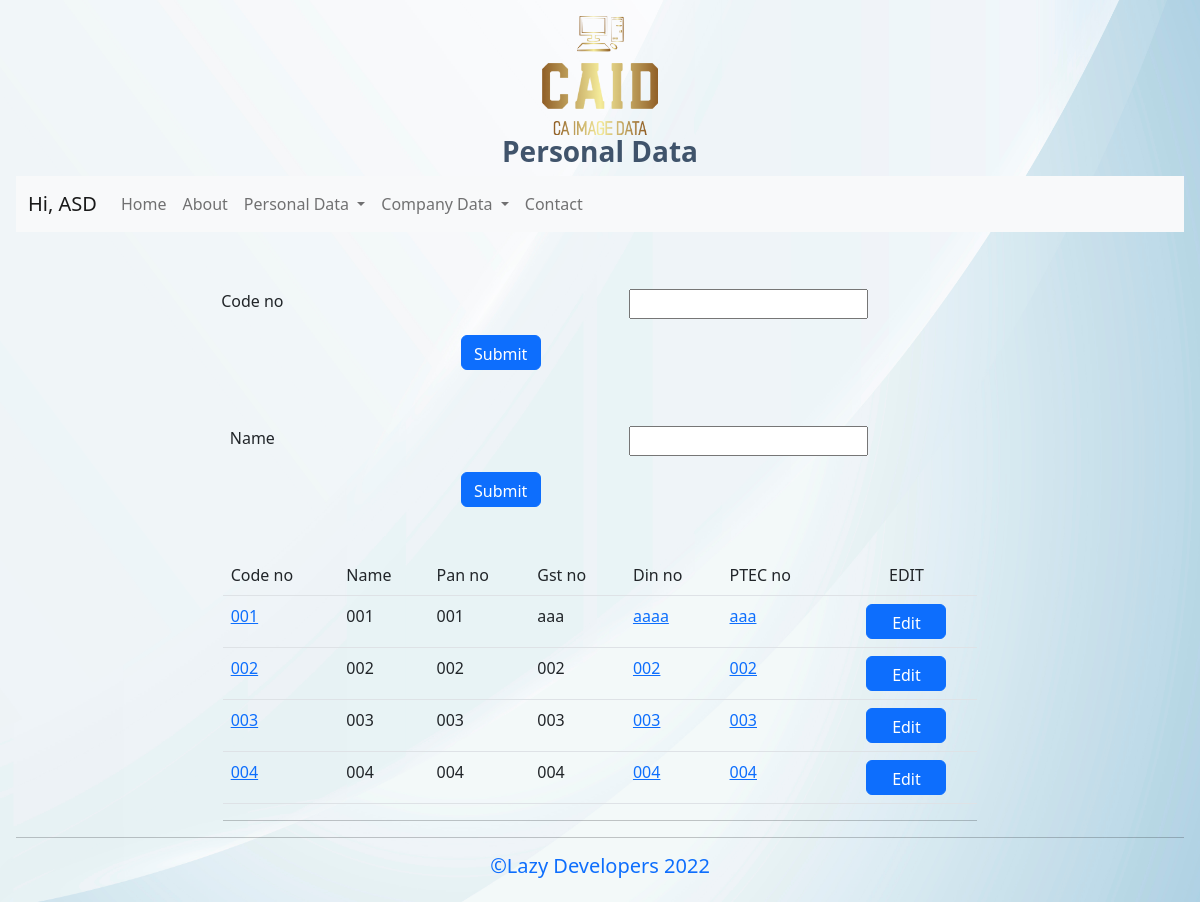
Page /personal_data/ on the earlier database version.
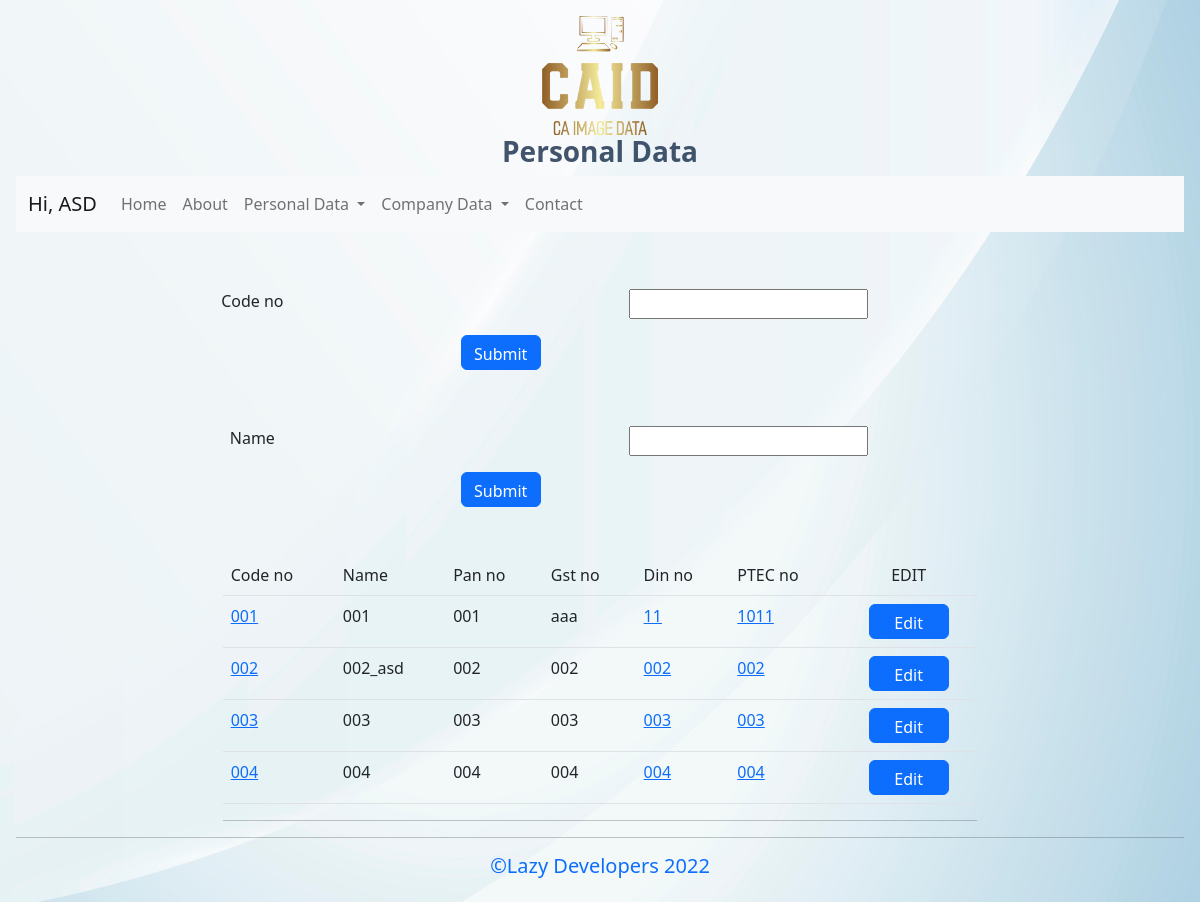
Same page on the later database version.
### Personal_Data/models.py (models this page shows, shortened)
class personal_file(models.Model):
    code_no =  models.CharField(max_length= 4, primary_key=True)
    name = models.CharField(max_length=50)
    passport_size_photo = models.FileField(upload_to='personal_file', blank=True, null=True)
    pan_card = models.FileField(upload_to='personal_file', blank=True, null=True)
    pan_no = models.CharField(max_length=50)
    aadhar_card = models.FileField(upload_to='personal_file', blank=True, null=True)
    aadhar_card_no = models.CharField(max_length=50)
    passport = models.FileField(upload_to='personal_file', blank=True, null=True)
    passport_no = models.CharField(max_length=50)
    driving_licence = models.FileField(upload_to='personal_file', blank=True, null=True)
    driving_licence_no = models.CharField(max_length=50)
    gst = models.FileField(upload_to='personal_file', blank=True, null=True)
    gst_no = models.CharField(max_length=50)
    din = models.FileField(upload_to='personal_file', blank=True, null=True)
    din_no = models.CharField(max_length=50, unique= True)
    PTEC = models.FileField(upload_to='personal_file', blank=True, null=True)
    PTEC_no = models.CharField(max_length=50)
    Remarks = models.CharField(max_length=300)

### Personal_Data/views.py (the view)
# urls.py: path("personal_data/", views.personal_data, name="personal_data"),
def personal_data(request):
    title = "Personal Data"
    data = personal_file.objects.all()
    a = True
    return render(request,'personal_data_search.html' ,{'title' : title , 'data' : data , 'a' : a })

### Personal_Data/templates/personal_data_search.html (shortened to what this page needs)
{% extends "layout.html" %}
{% block heading %}
{{title}}{% endblock %}
{% block content %}
{% load static %}
                <div class="row mt-2">
                    <div class="col-lg-10">
                        <form method="post" style="margin-top: 5%" action="{% url 'personal_data' %}">
                            <div class="row">
                                <div class="col-lg-6 col-12 mb-3 text-center">
                                    <label for="Code no">Code no</label>
                                </div>
                                <div class="col-lg-6 col-12 mb-3 text-center">
                                    <input type="text" name="code_no" maxlength="4" required id="id_code_no">
                                </div>
                                <div class="col-12 text-center">
                                    <input type="submit" class="btn btn-primary btnsubmit" value="Submit">
                                </div>
                            </div>
                        </form>
                    </div>
                </div>
                <div class="row mt-2">
                  <div class="col-lg-10">
                      <form method="post" style="margin-top: 5%" action="{% url 'personal_data_name' %}">
                          <div class="row">
                              <div class="col-lg-6 col-12 mb-3 text-center">
                                  <label for="Name">Name</label>
                              </div>
                              <div class="col-lg-6 col-12 mb-3 text-center">
                                  <input type="text" name="name" maxlength="15" required id="id_name">
                              </div>
                              <div class="col-12 text-center">
                                  <input type="submit" class="btn btn-primary btnsubmit" value="Submit">
                              </div>
                          </div>
                      </form>
                  </div>
              </div>
                {% if a == True %}
                <div class="container col-lg-8 mt-5">
                    <table class="table">
                        <tbody>
                          <tr>
                            <td>Code no</td>
                            <td>Name</td>
                            <td>Pan no</td>
                            <td>Gst no</td>
                            <td>Din no</td>
                            <td>PTEC no</td>
                         <td style="text-align: center ">
                            EDIT
                          </td>
			</tr>
                            {% for each in data %}
                            <tr>
                              <td><a href=" {% url 'personal_data' %}{{ each.code_no }}">{{ each.code_no }}</a></td>
                              <td>{{each.name}}</td>
                              <td>{{each.pan_no}}</td>
                              <td>{{each.gst_no}}</td>
                              <td><a href=" {% url 'DIN_KYC' %}{{each.din_no}}">{{each.din_no}} </a></td>
                              <td><a href=" {% url 'PTEC' %}{{each.PTEC_no}}">{{each.PTEC_no}}</a></td>
                             <td style="text-align: center ">
                              <a href=" {% url 'personal_data_edit' %}{{ each.code_no }}" class="btn btn-primary btnsubmit">Edit</a>
                            </td> </tr>
                            {%endfor%}
                        </tbody>
                    </table>
                    <hr>
                {% endif %}
            </div>
        </div>
{% endblock %}

Differences in the rows shown:
changed personal_file "aaa": din_no "aaaa" → "11"; PTEC_no "aaa" → "1011"
changed personal_file id 002: name "002" → "002_asd"
